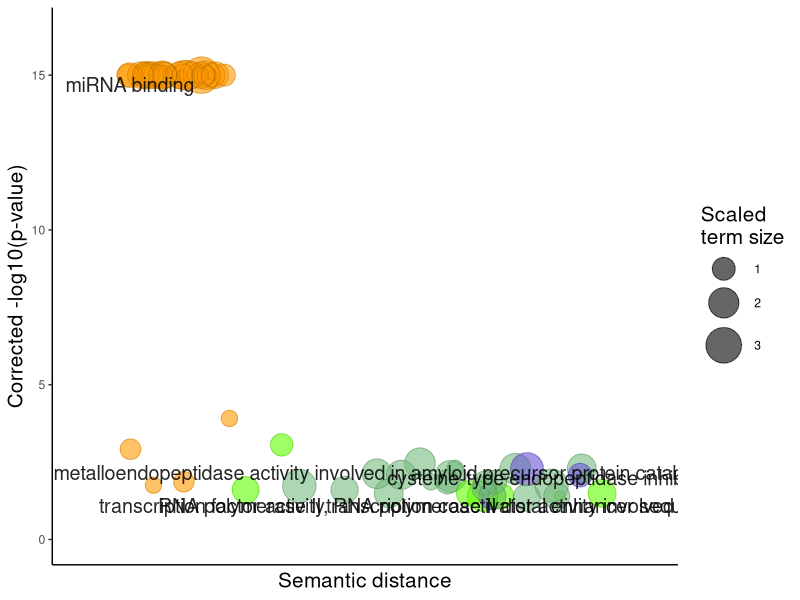

The R source for this figure:


# A plotting R script produced by the REVIGO server at http://revigo.irb.hr/
# If you found REVIGO useful in your work, please cite the following reference:
# Supek F et al. "REVIGO summarizes and visualizes long lists of Gene Ontology
# terms" PLoS ONE 2011. doi:10.1371/journal.pone.0021800


# --------------------------------------------------------------------------
# If you don't have the ggplot2 package installed, uncomment the following line:
# install.packages( "ggplot2" );
library( ggplot2 );
# --------------------------------------------------------------------------
# If you don't have the scales package installed, uncomment the following line:
# install.packages( "scales" );
library( scales );


# --------------------------------------------------------------------------
# Here is your data from REVIGO. Scroll down for plot configuration options.



revigo.names <- c("term_ID","description","frequency_%","plot_X","plot_Y","plot_size","log10_p_value","uniqueness","dispensability","cluster");
revigo.data <- rbind(c("GO:0001128","RNA polymerase II transcription coactivator activity involved in preinitiation complex assembly", 0.006,-3.584, 4.241, 0.301,-1.3981,0.986,0.000,0),
                     c("GO:0003705","transcription factor activity, RNA polymerase II distal enhancer sequence-specific binding", 0.549,-1.439, 3.842, 1.982,-1.3981,0.986,0.000,0),
                     c("GO:0004869","cysteine-type endopeptidase inhibitor activity", 0.335,-4.185, 0.802, 1.771,-2.2963,0.963,0.000,-2),
                     c("GO:0035198","miRNA binding", 0.087, 8.327, 0.217, 1.204,-15.00,0.777,0.000,6),
                     c("GO:1902945","metalloendopeptidase activity involved in amyloid precursor protein catabolic process", 0.670, 0.295,-7.351, 2.068,-2.4628,0.812,0.000,-2),
                     c("GO:0043024","ribosomal small subunit binding", 0.075,-0.468, 5.837, 1.146,-1.8632,0.966,0.004,-2),
                     c("GO:0017124","SH3 domain binding", 0.699,-2.346, 4.631, 2.086,-2.2830,0.959,0.005,-2),
                     c("GO:0001540","beta-amyloid binding", 0.191,-1.709, 2.416, 1.531,-1.3981,0.981,0.005,-4),
                     c("GO:0005506","iron ion binding", 0.959,-0.551, 7.187, 2.223,-2.0376,0.969,0.006,-2),
                     c("GO:0051010","microtubule plus-end binding", 0.064,-4.138,-2.141, 1.079,-2.0769,0.947,0.027,-4),
                     c("GO:0070577","lysine-acetylated histone binding", 0.104,-1.951,-0.525, 1.279,-1.3981,0.975,0.028,0),
                     c("GO:0070530","K63-linked polyubiquitin binding", 0.116,-1.071,-0.967, 1.322,-1.4899,0.975,0.028,0),
                     c("GO:0030331","estrogen receptor binding", 0.237,-4.750,-0.236, 1.623,-1.4899,0.960,0.030,0),
                     c("GO:0045296","cadherin binding", 1.710,-2.671, 0.916, 2.473,-2.2720,0.946,0.037,-4),
                     c("GO:0031267","small GTPase binding", 1.774,-3.352,-3.783, 2.489,-1.7377,0.952,0.041,-2),
                     c("GO:1990259","histone-glutamine methyltransferase activity", 0.012,-0.682,-5.879, 0.477,-2.2963,0.891,0.098,-2),
                     c("GO:0098505","G-rich strand telomeric DNA binding", 0.046, 4.123, 4.333, 0.954,-3.0562,0.868,0.151,0),
                     c("GO:0005525","GTP binding", 2.225, 3.636, 6.651, 2.587,-1.7279,0.875,0.157,-2),
                     c("GO:0004577","N-acetylglucosaminyldiphosphodolichol N-acetylglucosaminyltransferase activity", 0.012,-0.006,-5.851, 0.477,-1.8632,0.885,0.185,-2),
                     c("GO:0004385","guanylate kinase activity", 0.075,-1.484,-5.980, 1.146,-1.6445,0.882,0.207,-2),
                     c("GO:0003723","RNA binding", 9.262, 6.346, 3.489, 3.205,-15.00,0.812,0.236,6),
                     c("GO:0001069","regulatory region RNA binding", 0.006, 6.896,-3.032, 0.301,-15.00,0.809,0.257,6),
                     c("GO:0033204","ribonuclease P RNA binding", 0.006, 6.050,-2.731, 0.301,-15.00,0.809,0.257,6),
                     c("GO:0030627","pre-mRNA 5'-splice site binding", 0.012, 5.572,-1.569, 0.477,-3.9087,0.777,0.268,6),
                     c("GO:0042835","BRE binding", 0.012, 7.168,-2.370, 0.477,-15.00,0.802,0.268,6),
                     c("GO:0061752","telomeric repeat-containing RNA binding", 0.012, 6.374,-2.209, 0.477,-15.00,0.802,0.268,6),
                     c("GO:0098808","mRNA cap binding", 0.012, 7.674,-2.460, 0.477,-1.7518,0.802,0.268,6),
                     c("GO:0034584","piRNA binding", 0.017, 6.209,-1.510, 0.602,-15.00,0.797,0.275,6),
                     c("GO:0070883","pre-miRNA binding", 0.023, 7.426,-1.523, 0.699,-15.00,0.794,0.280,6),
                     c("GO:0071208","histone pre-mRNA DCP binding", 0.023, 7.926,-1.534, 0.699,-15.00,0.794,0.280,6),
                     c("GO:0033592","RNA strand annealing activity", 0.029, 8.310,-1.139, 0.778,-2.9153,0.781,0.284,6),
                     c("GO:0034513","box H/ACA snoRNA binding", 0.029, 6.834,-1.172, 0.778,-1.8632,0.791,0.284,6),
                     c("GO:0002151","G-quadruplex RNA binding", 0.040, 5.709,-0.458, 0.903,-15.00,0.787,0.290,6),
                     c("GO:1990247","N6-methyladenosine-containing RNA binding", 0.040, 6.841,-0.626, 0.903,-15.00,0.787,0.290,6),
                     c("GO:0008312","7S RNA binding", 0.046, 6.276,-0.293, 0.954,-15.00,0.785,0.293,6),
                     c("GO:0035197","siRNA binding", 0.046, 8.377,-0.445, 0.954,-15.00,0.785,0.293,6),
                     c("GO:0070878","primary miRNA binding", 0.046, 7.635,-0.411, 0.954,-15.00,0.785,0.293,6),
                     c("GO:0035613","RNA stem-loop binding", 0.064, 6.016, 0.181, 1.079,-15.00,0.781,0.300,6),
                     c("GO:0004722","protein serine/threonine phosphatase activity", 0.393, 0.818,-7.361, 1.839,-2.0869,0.770,0.302,-2),
                     c("GO:0008094","DNA-dependent ATPase activity", 0.462, 1.486,-7.503, 1.908,-2.1238,0.764,0.307,-2),
                     c("GO:0000498","base pairing with RNA", 0.167, 6.356, 0.805, 1.462,-15.00,0.768,0.321,6),
                     c("GO:0000339","RNA cap binding", 0.098, 7.902, 0.413, 1.255,-15.00,0.775,0.324,6),
                     c("GO:0070034","telomerase RNA binding", 0.098, 7.367, 0.329, 1.255,-15.00,0.775,0.324,6),
                     c("GO:0005544","calcium-dependent phospholipid binding", 0.324, 1.160, 7.849, 1.756,-1.4899,0.969,0.326,-2),
                     c("GO:0017091","AU-rich element binding", 0.133, 7.768, 0.884, 1.380,-15.00,0.771,0.332,6),
                     c("GO:1904678","alpha-aminoacyl-tRNA binding", 0.167, 6.603, 1.210, 1.462,-15.00,0.768,0.338,6),
                     c("GO:0017020","myosin phosphatase regulator activity", 0.006,-4.336, 1.803, 0.301,-2.0376,0.953,0.346,-2),
                     c("GO:0031492","nucleosomal DNA binding", 0.168, 5.121, 4.778, 1.477,-1.6018,0.843,0.350,0),
                     c("GO:0016922","ligand-dependent nuclear receptor binding", 0.133,-3.495,-1.419, 1.380,-1.3981,0.961,0.351,-2),
                     c("GO:0019843","rRNA binding", 0.318, 6.225, 1.372, 1.748,-15.00,0.758,0.356,6),
                     c("GO:0034336","misfolded RNA binding", 0.167, 8.021, 1.110, 1.462,-15.00,0.768,0.356,6),
                     c("GO:0034583","21U-RNA binding", 0.167, 6.965, 0.814, 1.462,-15.00,0.768,0.356,6),
                     c("GO:1990605","GU repeat RNA binding", 0.167, 5.965, 0.770, 1.462,-15.00,0.768,0.356,6),
                     c("GO:0036002","pre-mRNA binding", 0.168, 7.413, 1.466, 1.477,-15.00,0.768,0.356,6),
                     c("GO:0030515","snoRNA binding", 0.173, 7.654, 1.841, 1.491,-15.00,0.767,0.357,6),
                     c("GO:0017069","snRNA binding", 0.208, 7.876, 1.607, 1.568,-15.00,0.765,0.362,6),
                     c("GO:0000049","tRNA binding", 0.283, 7.417, 1.970, 1.699,-15.00,0.771,0.372,6),
                     c("GO:0008199","ferric iron binding", 0.064,-1.502, 6.676, 1.079,-1.8244,0.971,0.385,-2),
                     c("GO:0017166","vinculin binding", 0.058,-1.783,-3.192, 1.041,-1.8632,0.949,0.386,-2),
                     c("GO:0003727","single-stranded RNA binding", 0.445, 6.751, 1.899, 1.892,-15.00,0.752,0.387,6),
                     c("GO:0031624","ubiquitin conjugating enzyme binding", 0.196,-2.664,-4.046, 1.544,-1.3553,0.960,0.391,-2),
                     c("GO:0003725","double-stranded RNA binding", 0.364, 6.850, 1.731, 1.806,-15.00,0.756,0.391,6),
                     c("GO:0043531","ADP binding", 0.196, 2.382, 7.651, 1.544,-1.6018,0.894,0.397,-2));
one.data <- data.frame(revigo.data);
names(one.data) <- revigo.names;
one.data <- one.data [(one.data$plot_X != "null" & one.data$plot_Y != "null"), ];
one.data$plot_X <- -as.numeric( as.character(one.data$plot_X) );
one.data$plot_Y <- as.numeric( as.character(one.data$plot_Y) );
one.data$plot_size <- as.numeric( as.character(one.data$plot_size) );
one.data$log10_p_value <- as.numeric( as.character(one.data$log10_p_value) );
one.data$log10_p_value <- -one.data$log10_p_value
one.data$frequency <- as.numeric( as.character(one.data$frequency) );
one.data$uniqueness <- as.numeric( as.character(one.data$uniqueness) );
one.data$dispensability <- as.numeric( as.character(one.data$dispensability) );
one.data$cluster <- as.numeric( as.character(one.data$cluster) );
#head(one.data);


# --------------------------------------------------------------------------
# Names of the axes, sizes of the numbers and letters, names of the columns,
# etc. can be changed below

p1 <- ggplot( data = one.data );
p1 <- p1 + geom_point( aes( plot_X, log10_p_value, colour = cluster, size = plot_size), alpha = I(0.6) ) + scale_size_area();
p1 <- p1 + scale_colour_gradientn( colours = c("blue", "green", "yellow", "red"), limits = c( -5, 8) );
p1 <- p1 + geom_point( aes(plot_X, log10_p_value, size = plot_size), shape = 21, fill = "transparent", colour = I (alpha ("black", 0.1) )) + scale_size_area();
p1 <- p1 + scale_size( range=c(3, 12)); #scale_fill_gradientn(colours = heat_hcl(7), limits = c(-300, 0) );
ex <- one.data [ one.data$dispensability < 0.001, ]; 
ex$log10_p_value<-ex$log10_p_value-0.3
p1 <- p1 + geom_text( data = ex, aes(plot_X, log10_p_value, label = description), colour = I(alpha("black", 0.85)), size =  5);
p1 <- p1 + labs (y = "Corrected -log10(p-value)", x = "Semantic distance",size="Scaled\nterm size", 
                 col="Term semantic distance" );
p1 <- p1 + theme(legend.key = element_blank()) ;
one.x_range = max(one.data$plot_X) - min(one.data$plot_X);
one.y_range = max(one.data$log10_p_value) - min(one.data$log10_p_value);
p1 <- p1 + xlim(min(one.data$plot_X)-one.x_range/10,max(one.data$plot_X)+one.x_range/10);
p1 <- p1 + ylim(0,max(one.data$log10_p_value)+one.y_range/10);
p1<-p1 + theme_classic() +guides(col=FALSE)+#theme(legend.position="bottom") 
  theme(axis.ticks.x=element_blank(),axis.text.x=element_blank(),axis.title = element_text(size = 15),legend.title=element_text(size=15))
# --------------------------------------------------------------------------
# Output the plot to screen

#p1;

# Uncomment the line below to also save the plot to a file.
# The file type depends on the extension (default=pdf).

ggsave("revigo-plot_BRCA_shared.pdf",width=5, height=4, units='in')